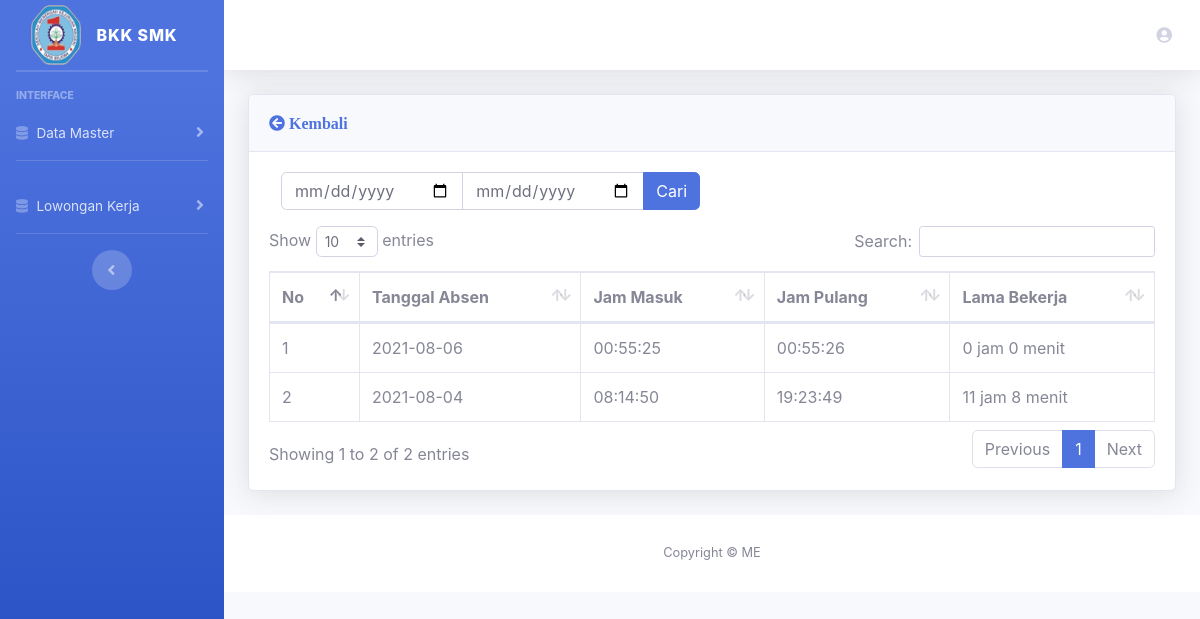
Screenshot of /admin/absen/1001 with the database file from the repository.
### tables this page shows
CREATE TABLE `absen` (
  `id_absen` int(11) NOT NULL,
  `id_peg` varchar(100) NOT NULL,
  `tanggal` varchar(25) NOT NULL,
  `jam_masuk` varchar(100) NOT NULL,
  `jam_pulang` varchar(100) NOT NULL
);

### application/controllers/Admin.php (called while the page is built, shortened)
<?php
class Admin extends CI_Controller
{
    public function __construct()
    {
        $this->load->library('form_validation');
        $this->load->model('jabatan_m');
        $this->load->model('pegawai_m');
        $this->load->model('bidang_m');
        $this->load->model('pengajuan_m');
    }
    public function absen($id_peg)
    {
        $data['judul'] = 'Absensi';
        $data['absen'] = $this->pegawai_m->absen($id_peg);
        $data['id_peg'] = $id_peg;
        $data['nama'] = $this->session->userdata('nama_lengkap');
        $this->load->view('template/header', $data);
        $this->load->view('admin/absen/view_absen', $data);
        $this->load->view('template/footer');
    }
}

### index.php (called while the page is built, shortened)
<?php
require_once BASEPATH.'core/CodeIgniter.php';

### application/models/Pegawai_m.php (called while the page is built, shortened)
<?php
class Pegawai_m extends CI_Model
{
    public function absen($id_peg)
    {
        $this->db->where('id_peg', $id_peg);
        $this->db->order_by('id_absen', 'DESC');
        return $this->db->get('absen')->result();
    }
}

### application/views/admin/absen/view_absen.php (the view, shortened to what this page needs)
<div class="container-fluid">
    <div class="card shadow mb-4">
        <div class="card-header py-3">
            <a href="<?= base_url('admin/') ?>"><i class="fas fa-arrow-circle-left"> Kembali</i></a>
        </div>
        <div class="card-body">
            <form action="<?= base_url('admin/view_absen_tanggal') ?>" method="post">
                <div class="input-group mb-3 col-6">
                    <input type="date" class="form-control" name="date1">
                    <input type="date" class="form-control" name="date2">
                    <div class="input-group-append">
                        <button class="btn btn-primary" type="submit" id="button-addon2">Cari</button>
                    </div>
                </div>
            </form>
            <div class="table-responsive">
                <table class="table table-bordered" id="dataTable" width="100%" cellspacing="0">
                    <thead>
                        <tr>
                            <th>No</th>
                            <th>Tanggal Absen</th>
                            <th>Jam Masuk</th>
                            <th>Jam Pulang</th>
                            <th>Lama Bekerja</th>
                        </tr>
                    </thead>
                    <tbody>
                        <?php
                        $no = 1;
                        foreach ($absen as $x) { ?>
                            <tr>
                                <td><?= $no++ ?></td>
                                <td><?= $x->tanggal ?></td>
                                <td><?= $x->jam_masuk ?></td>
                                <td><?= $x->jam_pulang ?></td>
                                <td><?php
                                    $waktu_awal = strtotime($x->jam_masuk);
                                    $waktu_akhir = strtotime($x->jam_pulang);
                                    $diff = $waktu_akhir - $waktu_awal;
                                    $jam = floor($diff / (60 * 60));
                                    $menit = $diff - $jam * (60 * 60);
                                    echo  $jam . " jam " . floor($menit / 60) . ' menit';
                                    ?>
                                </td>
                            <?php  } ?>
                            </tr>
                    </tbody>
                </table>
            </div>
        </div>
    </div>
</div>

### rows the page displays
absen: tanggal "2021-08-06", jam_masuk "00:55:25", jam_pulang "00:55:26", jam "0", floor($menit / 60) "0"
absen: tanggal "2021-08-04", jam_masuk "08:14:50", jam_pulang "19:23:49", jam "11", floor($menit / 60) "8"
